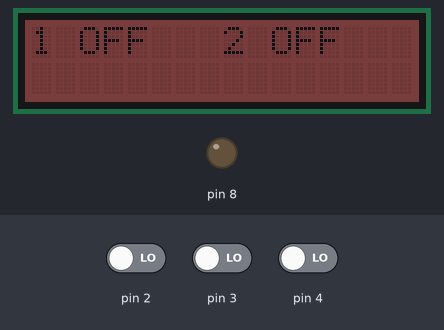
This sketch was run on a simulated Arduino Uno, built with avr-gcc and run on an emulated ATmega328P. Parts: 16×2 character LCD, output pins drawn as LEDs (lit = HIGH). The inputs (shaded band) are chosen by the test bench; at power-on: pin 2 LOW, pin 3 LOW, pin 4 LOW.

Above: at 2.2 s.
2.3 s: pin 2 driven HIGH
At 3.5 s:
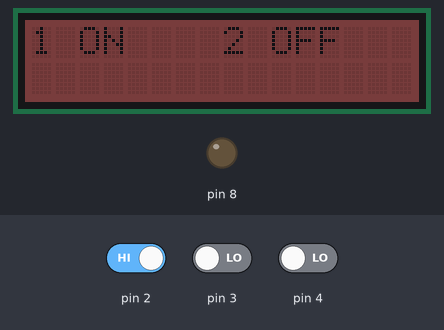
3.8 s: pin 3 driven HIGH
At 4.8 s:
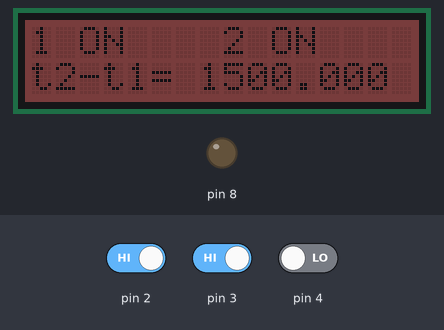
5.3 s: pin 2 driven LOW
At 6.5 s:
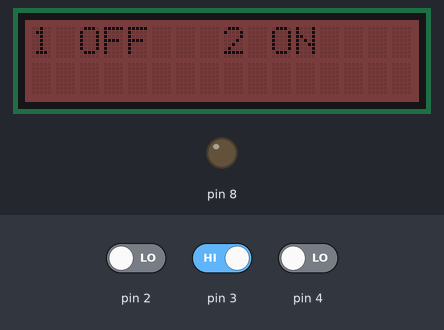
6.8 s: pin 3 driven LOW
At 7.9 s:
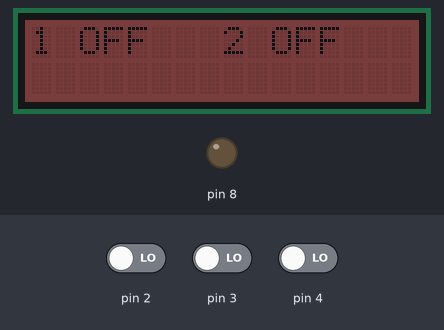
8.3 s: pin 4 driven HIGH
At 9.3 s:
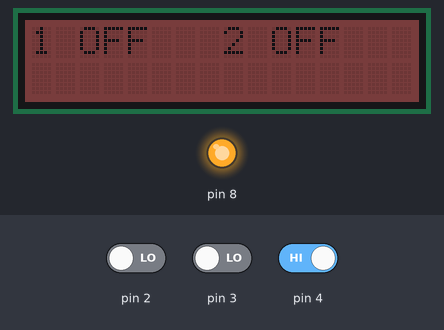
9.8 s: pin 2 driven HIGH
At 10.7 s:
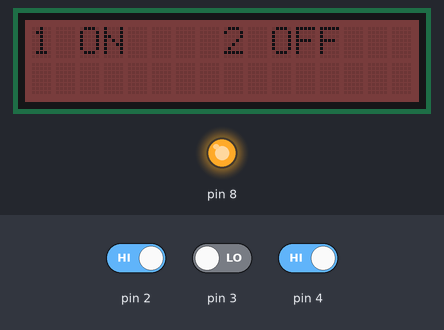
Timing chart, 0 to 12.3 s (numbered marks = the images above; inputs shaded):
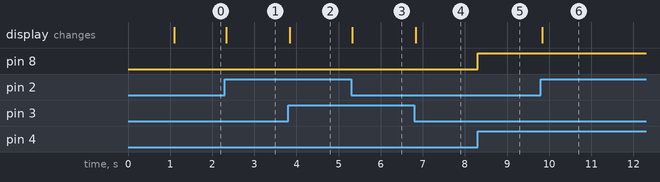

Measured:
- after the input at 2.3 s, the display: changes at once (image 1)
- after the input at 3.8 s, the display: changes at once (image 2)
- after the input at 5.3 s, the display: first changes at once (image 3 shows a later state)
- after the input at 6.8 s, the display: changes at once (image 4)
- after the input at 8.3 s, pin 8: LOW → HIGH at once
- after the input at 9.8 s, the display: changes at once (image 6)

The sketch:

deltaT_sensor.ino
```cpp
#include <Wire.h>
#include "rgb_lcd.h"

rgb_lcd lcd;

unsigned int l1, l2;
volatile bool d1, d2;
volatile unsigned long t1, t2;
long dt;

void setup()
{
    Serial.begin(9600);

    lcd.begin(16, 2);
    lcd.setRGB(80, 0, 0);

    pinMode(2, INPUT);
    pinMode(3, INPUT);
    attachInterrupt(0, change2, CHANGE);
    attachInterrupt(1, change3, CHANGE);

    pinMode(8, OUTPUT);
    digitalWrite(8, LOW);
    pinMode(4, INPUT);

    d1 = digitalRead(2);
    d2 = digitalRead(3);

    lcd.setCursor(0, 0);
    lcd.print("START");
    delay(1000);
}

/*
void readValues()
{
    l1 = analogRead(A0);
    l2 = analogRead(A1);
    d1 = digitalRead(2);
    d2 = digitalRead(3);
    Serial.print("L1:");
    Serial.print(l1);
    Serial.print("L2:");
    Serial.print(l2);
    Serial.println("");
}

void displayValues()
{
    lcd.setCursor(0, 0);
    lcd.print("                ");
    lcd.setCursor(0, 0);
    lcd.print("L1:");
    lcd.print(l1);
    lcd.setCursor(8, 0);
    lcd.print("L2:");
    lcd.print(l2);
}

void evalThreshold()
{
    unsigned long t = millis();
    if (l1 > 700 && t1 == 0) t1 = t;
    if (l2 > 700 && t2 == 0) t2 = t;
    if (l1 < 300) { t1 = 0; dt = 0; lcd.clear(); }
    if (l2 < 300) { t2 = 0; dt = 0; lcd.clear();  }

    if (!dt && t1 > 0 && t2 > 0)
    {
        dt = t1-t2;
        lcd.setCursor(0, 1);
        lcd.print("t2-t1 = ");
        lcd.print(dt);
        lcd.print(" us");
    }
}
*/

bool  LEDon = false,
      LEDswitched = false;

void loop()
{
    if (digitalRead(4)) {
      if (!LEDswitched) digitalWrite(8, LEDon = !LEDon), LEDswitched = true;
    } else LEDswitched = false;

    lcd.setCursor(0, 0);
    lcd.print("1 ");
    lcd.print(d1?"ON ":"OFF");
    lcd.setCursor(8, 0);
    lcd.print("2 ");
    lcd.print(d2?"ON ":"OFF");
    if (!dt)
    {
        lcd.setCursor(0, 1);
        lcd.print("                ");
        if (t1 && t2)
        {
            if ((dt = t2-t1) > 0)
            {
                lcd.setCursor(0, 1);
                lcd.print("t2-t1= ");
                float ms = dt/1000.0;
                lcd.print(ms, 3);
                lcd.print(" ms");
            }
        }
    }

    // readValues();
    // displayValues();
    // evalThreshold();
}

void change2() { t1 = (d1 = digitalRead(2)) ? micros() : dt = 0; }
void change3() { t2 = (d2 = digitalRead(3)) ? micros() : 0; }
```
